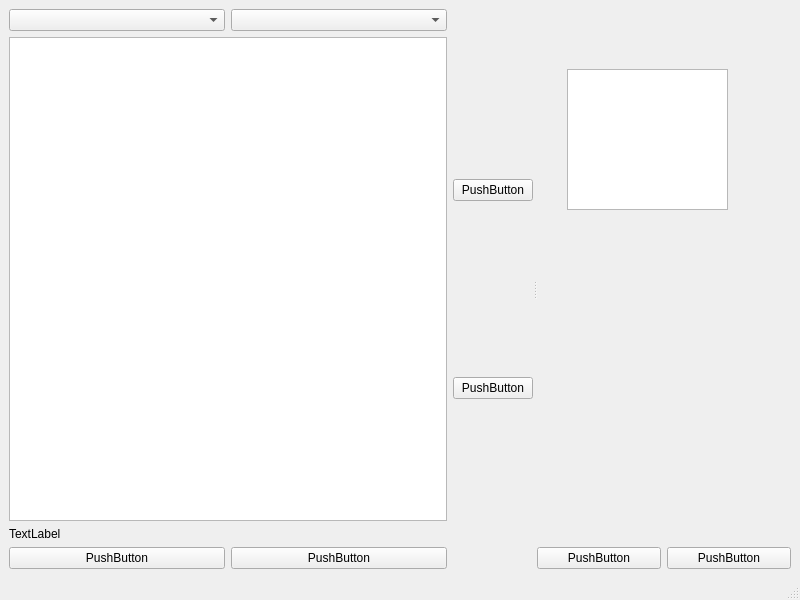
<?xml version="1.0" encoding="UTF-8"?>
<ui version="4.0">
 <class>MainWindow</class>
 <widget class="QMainWindow" name="MainWindow">
  <property name="geometry">
   <rect>
    <x>0</x>
    <y>0</y>
    <width>800</width>
    <height>600</height>
   </rect>
  </property>
  <property name="windowTitle">
   <string>MainWindow</string>
  </property>
  <widget class="QWidget" name="centralwidget">
   <layout class="QGridLayout" name="gridLayout">
    <item row="0" column="0">
     <widget class="QSplitter" name="splitter">
      <property name="orientation">
       <enum>Qt::Horizontal</enum>
      </property>
      <widget class="QWidget" name="">
       <layout class="QHBoxLayout" name="layh1">
        <item>
         <layout class="QVBoxLayout" name="layv1">
          <item>
           <layout class="QHBoxLayout" name="layhComboBox">
            <item>
             <widget class="QComboBox" name="comboBox"/>
            </item>
            <item>
             <widget class="QComboBox" name="comboBox_2"/>
            </item>
           </layout>
          </item>
          <item>
           <widget class="QTableView" name="tableView"/>
          </item>
          <item>
           <widget class="QLabel" name="label">
            <property name="text">
             <string>TextLabel</string>
            </property>
           </widget>
          </item>
          <item>
           <layout class="QHBoxLayout" name="layhButton1">
            <item>
             <widget class="QPushButton" name="pushButton">
              <property name="text">
               <string>PushButton</string>
              </property>
             </widget>
            </item>
            <item>
             <widget class="QPushButton" name="pushButton_2">
              <property name="text">
               <string>PushButton</string>
              </property>
             </widget>
            </item>
           </layout>
          </item>
         </layout>
        </item>
        <item>
         <layout class="QVBoxLayout" name="layvButton2">
          <item>
           <widget class="QPushButton" name="pushButton_3">
            <property name="text">
             <string>PushButton</string>
            </property>
           </widget>
          </item>
          <item>
           <widget class="QPushButton" name="pushButton_4">
            <property name="text">
             <string>PushButton</string>
            </property>
           </widget>
          </item>
         </layout>
        </item>
       </layout>
      </widget>
      <widget class="QWidget" name="">
       <layout class="QVBoxLayout" name="layh2">
        <item>
         <widget class="QWidget" name="widget" native="true">
          <property name="minimumSize">
           <size>
            <width>0</width>
            <height>200</height>
           </size>
          </property>
          <widget class="QGraphicsView" name="graphicsView">
           <property name="geometry">
            <rect>
             <x>30</x>
             <y>60</y>
             <width>161</width>
             <height>141</height>
            </rect>
           </property>
          </widget>
         </widget>
        </item>
        <item>
         <layout class="QHBoxLayout" name="layhButton3">
          <item>
           <widget class="QPushButton" name="pushButton_5">
            <property name="text">
             <string>PushButton</string>
            </property>
           </widget>
          </item>
          <item>
           <widget class="QPushButton" name="pushButton_6">
            <property name="text">
             <string>PushButton</string>
            </property>
           </widget>
          </item>
         </layout>
        </item>
       </layout>
      </widget>
     </widget>
    </item>
   </layout>
  </widget>
  <widget class="QMenuBar" name="menubar">
   <property name="geometry">
    <rect>
     <x>0</x>
     <y>0</y>
     <width>800</width>
     <height>21</height>
    </rect>
   </property>
  </widget>
  <widget class="QStatusBar" name="statusbar"/>
 </widget>
 <resources/>
 <connections/>
</ui>
